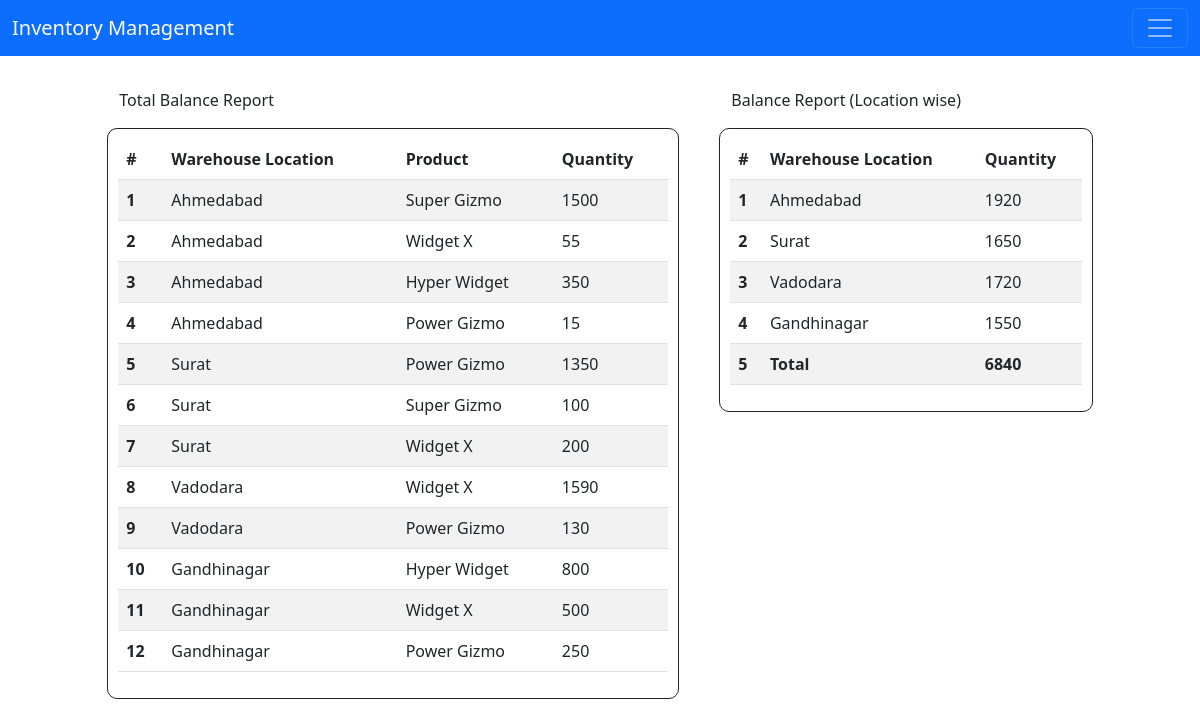
Screenshot of /report with the database file from the repository.
### app.py (models this page shows, shortened)
class Location(db.Model):
    location_id = db.Column(db.String(50), primary_key=True)

class ProductMovement(db.Model):
    movement_id = db.Column(db.String(50), primary_key=True)
    timestamp = db.Column(db.DateTime, nullable=False, default=datetime.now)
    from_location = db.Column(db.String(50), db.ForeignKey('location.location_id'))
    to_location = db.Column(db.String(50), db.ForeignKey('location.location_id'))
    product_id = db.Column(db.String(50), db.ForeignKey('product.product_id'))
    qty = db.Column(db.Integer)
    from_location_rel = db.relationship('Location', foreign_keys=[from_location])
    to_location_rel = db.relationship('Location', foreign_keys=[to_location])
    product_rel = db.relationship('Product', foreign_keys=[product_id])
    def __repr__(self):
        return f"ProductMovement(movement_id='{self.movement_id}', timestamp='{self.timestamp}', " \
               f"from_location='{self.from_location}', to_location='{self.to_location}', " \
               f"product_id='{self.product_id}', qty={self.qty})"

### app.py (the view)
@app.route('/report')
def generate_report():
    locations = Location.query.all()
    report_data=[]
    total_balance_data=[]
    for location in locations:
        product_balances = {}
        total_balance = 0
        movements = ProductMovement.query.filter((ProductMovement.from_location == location.location_id)
                                                 or (ProductMovement.to_location == location.location_id)).all()
        print(movements)
        for movement in movements:
            if movement.product_id not in product_balances:
                product_balances[movement.product_id]=0
            if movement.from_location == location.location_id:
                product_balances[movement.product_id] -= movement.qty
            if movement.to_location == location.location_id:
                product_balances[movement.product_id] += movement.qty
        for product_id, balance in product_balances.items():
            total_balance += balance
            report_data.append({'product_id': product_id, 'location': location.location_id, 'qty': balance})
        total_balance_data.append({'location': location.location_id, 'qty': total_balance})
    total = 0
    for item in total_balance_data:
        total += item['qty']
    total_balance_data.append({'location': 'Total', 'qty': total})
    return render_template('report.html', report_data=report_data, total_balance_data=total_balance_data)

### templates/report.html (shortened to what this page needs)
{% extends 'base.html' %}
{% block body %}
<div style="margin: 1rem;">
    <div class="row justify-content-center" style="gap: 1rem; padding-top: 1rem; align-items: self-start;">
        <div class="col-lg-6 col-md-12">
            <div class="container-fluid" style="margin-bottom: 1rem;">Total Balance Report</div>
            <div style="border: 1px solid; border-radius: 10px; padding: 10px;">
                <table class="table table-striped">
                    <thead>
                    <tr>
                        <th scope="col">#</th>
                        <th scope="col">Warehouse Location</th>
                        <th scope="col">Product</th>
                        <th scope="col">Quantity</th>
                    </tr>
                    </thead>
                    <tbody>
                    {% for item in report_data %}
                        <tr>
                            <th scope="row">{{(loop.index0 + 1)}}</th>
                            <td>{{item.location}}</td>
                            <td>{{item.product_id}}</td>
                            <td>{{item.qty}}</td>
                        </tr>
                    {% endfor %}
                    </tbody>
                </table>
            </div>
        </div>
        <div class="col-lg-4 col-md-12">
            <div class="container-fluid" style="margin-bottom: 1rem;">Balance Report (Location wise)</div>
            <div style="border: 1px solid; border-radius: 10px; padding: 10px;">
                <table class="table table-striped">
                    <thead>
                      <tr>
                        <th scope="col">#</th>
                        <th scope="col">Warehouse Location</th>
                        <th scope="col">Quantity</th>
                      </tr>
                    </thead>
                    <tbody>
                        {% for item in total_balance_data %}
                            <tr>
                                {% if item.location == 'Total' %}
                                    <th scope="row">{{ loop.index }}</th>
                                    <th scope="row">{{ item.location }}</th>
                                    <th scope="row">{{ item.qty }}</th>
                                {% else %}
                                    <th scope="row">{{ loop.index }}</th>
                                    <td>{{ item.location }}</td>
                                    <td>{{ item.qty }}</td>
                                {% endif %}
                            </tr>
                        {% endfor %}
                      </tbody>
                </table>
            </div>
        </div>
    </div>
</div>
{% endblock %}

### static/css/main.css (style rules this page uses)
body { margin: 0; }

### rows the page displays
Location: location "Ahmedabad" "Ahmedabad" "Ahmedabad" "Ahmedabad", location "Ahmedabad", qty "1920"
ProductMovement: product_id "Super Gizmo"
ProductMovement: product_id "Widget X"
ProductMovement: product_id "Hyper Widget"
ProductMovement: product_id "Power Gizmo"
Location: location "Surat" "Surat" "Surat", location "Surat", qty "1650"
ProductMovement: product_id "Power Gizmo"
ProductMovement: product_id "Super Gizmo"
ProductMovement: product_id "Widget X"
Location: location "Vadodara" "Vadodara", location "Vadodara", qty "1720"
ProductMovement: product_id "Widget X"
ProductMovement: product_id "Power Gizmo"
Location: location "Gandhinagar" "Gandhinagar" "Gandhinagar", location "Gandhinagar", qty "1550"
ProductMovement: product_id "Hyper Widget"
ProductMovement: product_id "Widget X"
ProductMovement: product_id "Power Gizmo"

### other values shown
{{ (loop.index0 + 1) }} "1" "2" "3" "4" "5" "6" "7" "8" "9" "10" "11" "12"
{{ item.qty }} "1500" "55" "350" "15" "1350" "100" "200" "1590" "130" "800" "500" "250"
{{ item.location }} "Total"
{{ item.qty }} "6840"
